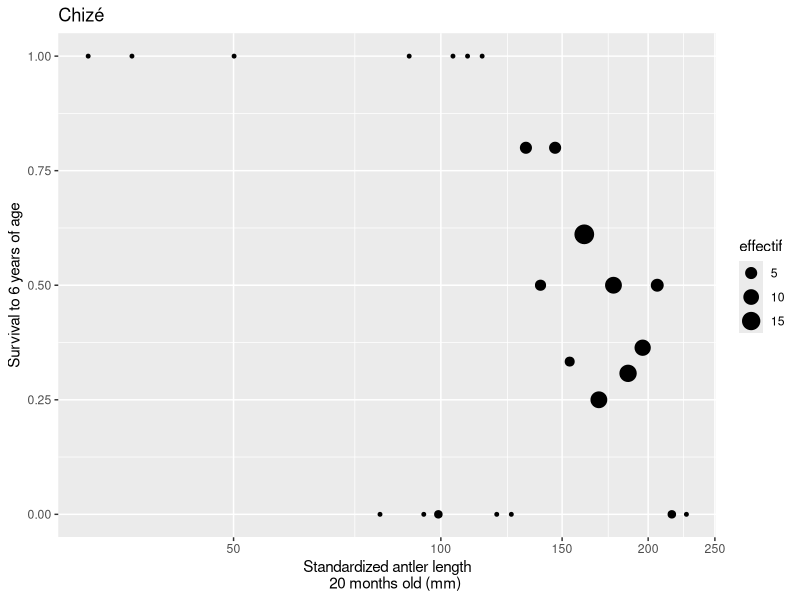

Source code (R):
rm(list = ls()) # nettoyage de l'environnement de travail


# Chargement du jeu de données --------------------------------------------

library(readxl) # pour charger les fichiers excel
library(tidyr)
library(tibble)
library(dplyr)
library(purrr)
library(ggplot2)
library(lme4)

data_JFM18 = read_excel("data/Dataset_JAE-201700618.xls", skip = 2, na = "NA") %>% 
  rename(pop = `Population  (CH=Chizé / TF=Trois Fontaines)`,
         survival6 = `Probability of surviving beyond 6 years of age (0= no / 1=yes)`,
         mass20 = `Mass at 20 months (Kg)`,
         antler20 = `Antlers length at 20 months of age(mm)- values standardized by the Julian date [see methods`,
         cohort = Cohort) %>% 
  mutate(survival6 = as.factor(survival6), 
         mass20 = as.numeric(mass20),
         antler20 = as.numeric(antler20),
         pop = as.factor(pop))


## Reproduction du GLM: surviving beyond 6 years ~ relative antler length + body mass 

# sélection des colonnes nécessaires 

data_antler20_survival6 = select(data_JFM18, 
       survival6, mass20, antler20, cohort, pop) %>% 
  mutate(cohort = as.factor(cohort))  %>% # Mise en facteur pour un potentiel effet mixte
  mutate(antler20_log = log(antler20),
         mass20_log = log(mass20))


# problem NA --------------------------------------------------------------

na.omit(data_antler20_survival6) %>% 
  summary()


# Regression --------------------------------------------------------------


 
reglmer <- glmer(survival6 ~ antler20_log + mass20_log + pop + 
                   antler20_log:pop + 
                   (1 | cohort), 
                 family= binomial, 
                 data=data_antler20_survival6,
                 control = glmerControl(optCtrl = list(maxfun = 1e5)))



reg_glm =  glm(survival6 ~ antler20_log + mass20_log + pop + 
                   antler20_log:pop, 
                 family= binomial, 
                 data= data_antler20_survival6)

reg_glm %>% 
  summary()

reglmer %>% 
  summary()

isSingular(reglmer)



# Graphiques associés -----------------------------------------------------



#creation X

x = 30*(1.05)**(0:50) 
bornes = c(30, 260)

groupe = findInterval(x, bornes)
X = x[groupe==1]



data_graph = select(data_JFM18, 
                             survival6,  antler20, pop) %>% 
  na.omit() 

data_graph$group = NA

data_graph = subset(data_graph, pop == "CH" ) 




for ( i in 1:length(data_graph$antler20)){
  
  for (k in 1:(length(X)-1) ){
    
    if ( X[k] < data_graph$antler20[i] & data_graph$antler20[i] < X[k+1] ){
      
      data_graph$group[i] =  (X[k]+X[k+1]) /2
    }
  }
}

data_graph$survival6 = data_graph$survival6 %>% 
  as.character() %>% 
  as.numeric()

group_count_alive <- aggregate(survival6 ~ group, data = data_graph, FUN=sum)
group_effectif <-  aggregate(survival6 ~ group, data = data_graph, FUN=length)

data_graph2 = tibble(group = group_count_alive$group,
                     nb_alive = group_count_alive$survival6,
                     effectif = group_effectif$survival6)

data_graph2$proportion = data_graph2$nb_alive / data_graph2$effectif 


graphe <- ggplot(data_graph2, aes(group,  proportion, size=effectif)) + 
  geom_point() +
  
  labs(
    title = "Chizé",
    x= "Standardized antler length
    20 months old (mm)",
    y= "Survival to 6 years of age"
  ) +
  coord_trans(x="log2")

print(graphe)
